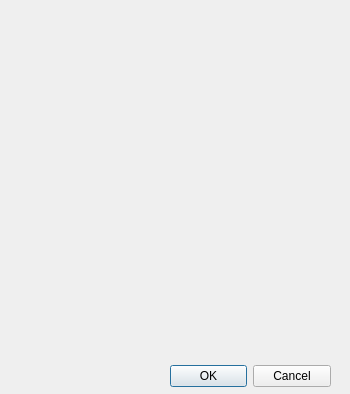
<?xml version="1.0" encoding="UTF-8"?>
<ui version="4.0">
 <class>GoogleMaps</class>
 <widget class="QDialog" name="GoogleMaps">
  <property name="enabled">
   <bool>true</bool>
  </property>
  <property name="geometry">
   <rect>
    <x>0</x>
    <y>0</y>
    <width>350</width>
    <height>394</height>
   </rect>
  </property>
  <property name="minimumSize">
   <size>
    <width>350</width>
    <height>394</height>
   </size>
  </property>
  <property name="maximumSize">
   <size>
    <width>350</width>
    <height>394</height>
   </size>
  </property>
  <property name="windowTitle">
   <string>Google Maps widget</string>
  </property>
  <widget class="QDialogButtonBox" name="buttonBox">
   <property name="enabled">
    <bool>true</bool>
   </property>
   <property name="geometry">
    <rect>
     <x>170</x>
     <y>360</y>
     <width>161</width>
     <height>32</height>
    </rect>
   </property>
   <property name="orientation">
    <enum>Qt::Horizontal</enum>
   </property>
   <property name="standardButtons">
    <set>QDialogButtonBox::Cancel|QDialogButtonBox::Ok</set>
   </property>
  </widget>
 </widget>
 <resources/>
 <connections>
  <connection>
   <sender>buttonBox</sender>
   <signal>accepted()</signal>
   <receiver>GoogleMaps</receiver>
   <slot>accept()</slot>
   <hints>
    <hint type="sourcelabel">
     <x>248</x>
     <y>254</y>
    </hint>
    <hint type="destinationlabel">
     <x>157</x>
     <y>274</y>
    </hint>
   </hints>
  </connection>
  <connection>
   <sender>buttonBox</sender>
   <signal>rejected()</signal>
   <receiver>GoogleMaps</receiver>
   <slot>reject()</slot>
   <hints>
    <hint type="sourcelabel">
     <x>316</x>
     <y>260</y>
    </hint>
    <hint type="destinationlabel">
     <x>286</x>
     <y>274</y>
    </hint>
   </hints>
  </connection>
 </connections>
</ui>
